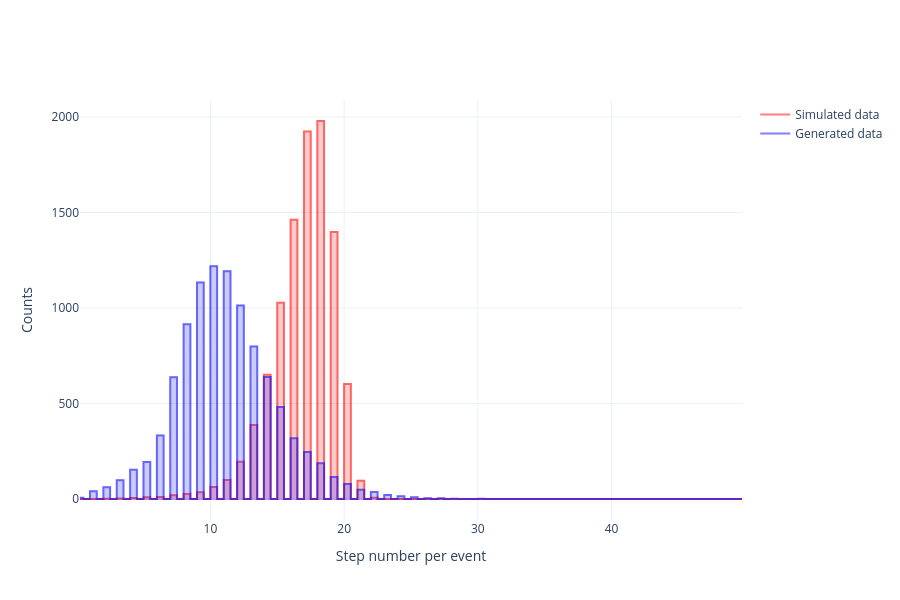

The cell this chart's notebook holds for it:
### Markdown cell above
Istogramma del numero di step di ogni particella

### Code cell
# Numero di step per evento (sia simulati che generati)
steps_simulated = df_simulated.groupby("EventNumber").size()
#steps_generated = df_generated.groupby("EventNumber").size()
steps_generated = df_generated.groupby("EventNumber").size() - 1  # esclude l'ultimo step

# Istogramma simulato
counts_simulated, bins_simulated = np.histogram(steps_simulated, 100, range = (0,50))
bins_centre_simulated = (bins_simulated[:-1] + bins_simulated[1:]) / 2

# Istogramma generato
counts_generated, bins_generated = np.histogram(steps_generated, 100, range = (0,50))
bins_centre_generated = (bins_generated[:-1] + bins_generated[1:]) / 2

# Figura
fig = go.Figure()

# Simulated data (linea + area rossa)
fig.add_trace(go.Scatter(
    x=bins_centre_simulated,
    y=counts_simulated,
    mode="lines",
    name="Simulated data",
    line=dict(color="red", shape="hvh"),
    opacity=0.5,
    showlegend=True
))
fig.add_trace(go.Scatter(
    x=np.concatenate([bins_centre_simulated, bins_centre_simulated[::-1]]),
    y=np.concatenate([counts_simulated, np.zeros_like(counts_simulated)]),
    fill="toself",
    fillcolor="red",
    line=dict(color="red", shape="hvh"),
    opacity=0.2,
    name="Simulated data",
    showlegend=False
))

# Generated data (linea + area blu)
fig.add_trace(go.Scatter(
    x=bins_centre_generated,
    y=counts_generated,
    mode="lines",
    name="Generated data",
    line=dict(color="blue", shape="hvh"),
    opacity=0.5,
    showlegend=True
))
fig.add_trace(go.Scatter(
    x=np.concatenate([bins_centre_generated, bins_centre_generated[::-1]]),
    y=np.concatenate([counts_generated, np.zeros_like(counts_generated)]),
    fill="toself",
    fillcolor="blue",
    line=dict(color="blue", shape="hvh"),
    opacity=0.2,
    name="Generated data",
    showlegend=False
))

# Layout
fig.update_layout(
    xaxis_title="Step number per event",
    yaxis_title="Counts",
    template="plotly_white",
    height=600
)

# fig.update_yaxes(type="log")  # scommenta se vuoi asse Y logaritmico

fig.show()

### Figure 1 — Plotly figure (JSON) as saved in the notebook; plotly's stock layout.template omitted (floating-point values rounded to 4 significant figures; data arrays with more than 128 entries replaced by an {"elided": "..."} marker saying what was removed)
{"data": [{"line": {"color": "red", "shape": "hvh"}, "mode": "lines", "name": "Simulated data", "opacity": 0.5, "showlegend": true, "type": "scatter", "x": [0.25, 0.75, 1.25, 1.75, 2.25, 2.75, 3.25, 3.75, 4.25, 4.75, 5.25, 5.75, 6.25, 6.75, 7.25, 7.75, 8.25, 8.75, 9.25, 9.75, 10.25, 10.75, 11.25, 11.75, 12.25, 12.75, 13.25, 13.75, 14.25, 14.75, 15.25, 15.75, 16.25, 16.75, 17.25, 17.75, 18.25, 18.75, 19.25, 19.75, 20.25, 20.75, 21.25, 21.75, 22.25, 22.75, 23.25, 23.75, 24.25, 24.75, 25.25, 25.75, 26.25, 26.75, 27.25, 27.75, 28.25, 28.75, 29.25, 29.75, 30.25, 30.75, 31.25, 31.75, 32.25, 32.75, 33.25, 33.75, 34.25, 34.75, 35.25, 35.75, 36.25, 36.75, 37.25, 37.75, 38.25, 38.75, 39.25, 39.75, 40.25, 40.75, 41.25, 41.75, 42.25, 42.75, 43.25, 43.75, 44.25, 44.75, 45.25, 45.75, 46.25, 46.75, 47.25, 47.75, 48.25, 48.75, 49.25, 49.75], "y": [0, 0, 0, 0, 1, 0, 2, 0, 5, 0, 9, 0, 10, 0, 20, 0, 26, 0, 35, 0, 63, 0, 100, 0, 195, 0, 388, 0, 650, 0, 1028, 0, 1462, 0, 1924, 0, 1979, 0, 1398, 0, 602, 0, 96, 0, 7, 0, 0, 0, 0, 0, 0, 0, 0, 0, 0, 0, 0, 0, 0, 0, 0, 0, 0, 0, 0, 0, 0, 0, 0, 0, 0, 0, 0, 0, 0, 0, 0, 0, 0, 0, 0, 0, 0, 0, 0, 0, 0, 0, 0, 0, 0, 0, 0, 0, 0, 0, 0, 0, 0, 0]}, {"fill": "toself", "fillcolor": "red", "line": {"color": "red", "shape": "hvh"}, "name": "Simulated data", "opacity": 0.2, "showlegend": false, "type": "scatter", "x": {"elided": "200 float values"}, "y": {"elided": "200 int values"}}, {"line": {"color": "blue", "shape": "hvh"}, "mode": "lines", "name": "Generated data", "opacity": 0.5, "showlegend": true, "type": "scatter", "x": [0.25, 0.75, 1.25, 1.75, 2.25, 2.75, 3.25, 3.75, 4.25, 4.75, 5.25, 5.75, 6.25, 6.75, 7.25, 7.75, 8.25, 8.75, 9.25, 9.75, 10.25, 10.75, 11.25, 11.75, 12.25, 12.75, 13.25, 13.75, 14.25, 14.75, 15.25, 15.75, 16.25, 16.75, 17.25, 17.75, 18.25, 18.75, 19.25, 19.75, 20.25, 20.75, 21.25, 21.75, 22.25, 22.75, 23.25, 23.75, 24.25, 24.75, 25.25, 25.75, 26.25, 26.75, 27.25, 27.75, 28.25, 28.75, 29.25, 29.75, 30.25, 30.75, 31.25, 31.75, 32.25, 32.75, 33.25, 33.75, 34.25, 34.75, 35.25, 35.75, 36.25, 36.75, 37.25, 37.75, 38.25, 38.75, 39.25, 39.75, 40.25, 40.75, 41.25, 41.75, 42.25, 42.75, 43.25, 43.75, 44.25, 44.75, 45.25, 45.75, 46.25, 46.75, 47.25, 47.75, 48.25, 48.75, 49.25, 49.75], "y": [7, 0, 41, 0, 61, 0, 98, 0, 153, 0, 194, 0, 332, 0, 638, 0, 915, 0, 1134, 0, 1218, 0, 1193, 0, 1013, 0, 799, 0, 639, 0, 482, 0, 318, 0, 246, 0, 187, 0, 115, 0, 79, 0, 48, 0, 36, 0, 21, 0, 14, 0, 9, 0, 4, 0, 4, 0, 1, 0, 0, 0, 1, 0, 0, 0, 0, 0, 0, 0, 0, 0, 0, 0, 0, 0, 0, 0, 0, 0, 0, 0, 0, 0, 0, 0, 0, 0, 0, 0, 0, 0, 0, 0, 0, 0, 0, 0, 0, 0, 0, 0]}, {"fill": "toself", "fillcolor": "blue", "line": {"color": "blue", "shape": "hvh"}, "name": "Generated data", "opacity": 0.2, "showlegend": false, "type": "scatter", "x": {"elided": "200 float values"}, "y": {"elided": "200 int values"}}], "layout": {"height": 600, "xaxis": {"title": {"text": "Step number per event"}}, "yaxis": {"title": {"text": "Counts"}}}}
